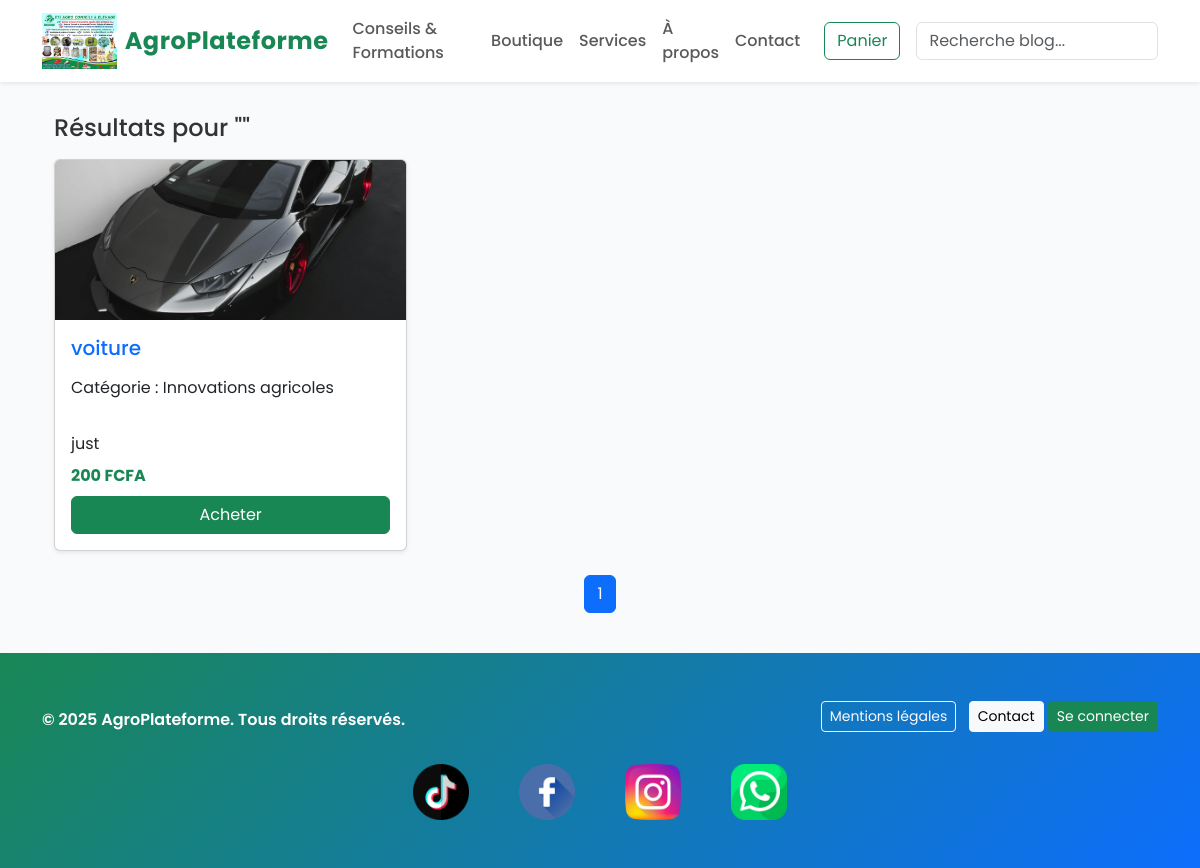
Before: /blog/search/ with the older database file.
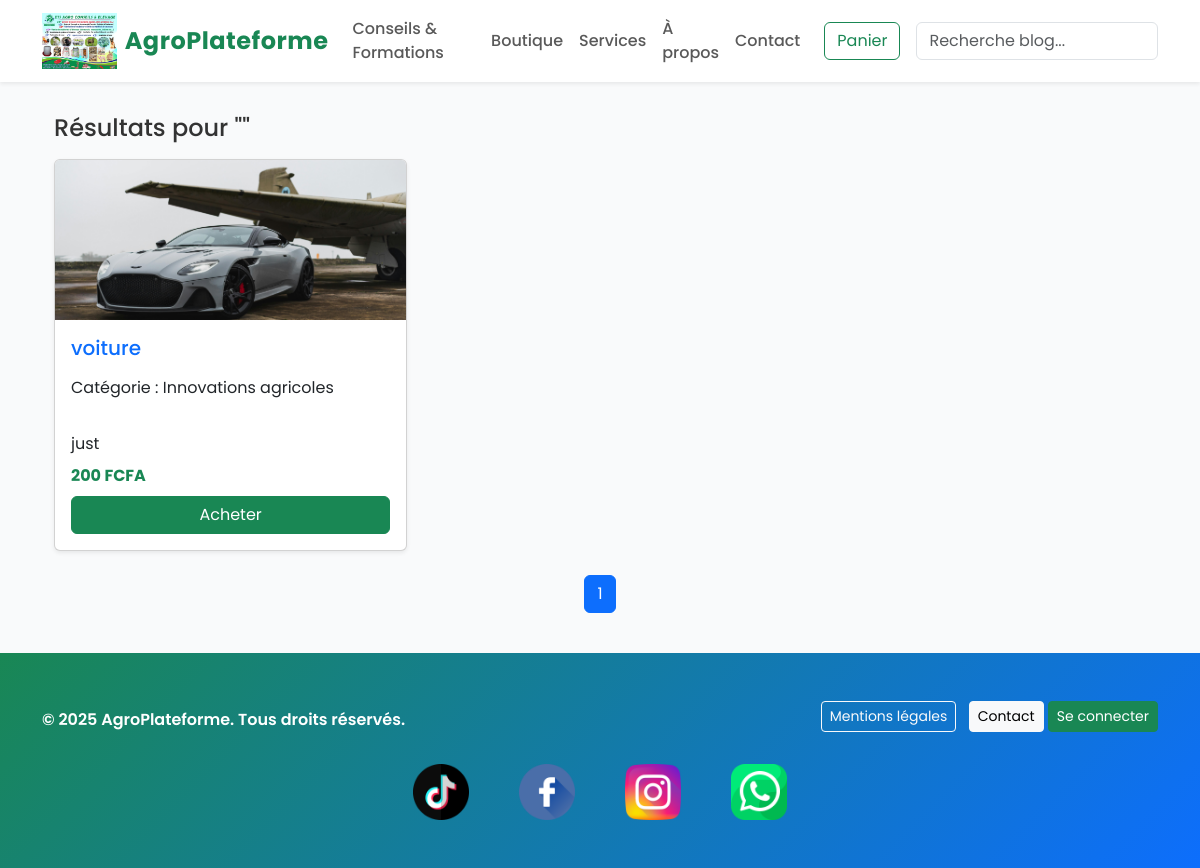
After: the same page with the newer database file.
### blog/models.py (models this page shows, shortened)
class Post(models.Model):
    title = models.CharField(max_length=200)
    slug = models.SlugField(max_length=220, unique=True, blank=True)
    author = models.ForeignKey(get_user_model(), on_delete=models.SET_NULL, null=True, blank=True)
    category = models.ForeignKey(Category, on_delete=models.SET_NULL, null=True, blank=True)
    excerpt = models.CharField(max_length=240, blank=True)
    content = models.TextField()
    published = models.BooleanField(default=True)
    price = models.PositiveIntegerField(null=True, blank=True, help_text="Mettre un prix si c'est une formation payante (en FCFA)")
    created_at = models.DateTimeField(auto_now_add=True)
    updated_at = models.DateTimeField(auto_now=True)
    image = models.ImageField(upload_to='posts/', null=True, blank=True)
    video = models.FileField(upload_to='videos/', null=True, blank=True)
    video_url = models.URLField(blank=True, null=True)
    class Meta:
        ordering = ['-created_at']
    def get_absolute_url(self):
        return reverse('blog:post_detail', args=[self.slug])

class Category(models.Model):
    name = models.CharField(max_length=120, unique=True)
    slug = models.SlugField(max_length=140, unique=True)
    class Meta:
        verbose_name_plural = 'Categories'
        ordering = ['name']

### blog/views.py (the view)
# urls.py: path('search/', views.search, name='search'),
def search(request):
    form = SearchForm(request.GET or None)
    posts = Post.objects.filter(published=True)
    query = ''
    if form.is_valid():
        query = form.cleaned_data.get('q') or ''
        if query:
            posts = posts.filter(Q(title__icontains=query) | Q(content__icontains=query))
    paginator = Paginator(posts, 9)
    page_obj = paginator.get_page(request.GET.get('page'))
    return render(request, 'blog/search_results.html', {'form': form, 'page_obj': page_obj, 'query': query})

### blog/forms.py
class SearchForm(forms.Form):
    q = forms.CharField(label='Recherche', required=False, widget=forms.TextInput(attrs={'class': 'form-control', 'placeholder': 'Rechercher...'}))

### blog/templates/blog/search_results.html (shortened to what this page needs)
{% extends 'base.html' %}
{% block content %}
<div class="container my-4">
  <h1 class="h4 mb-3">Résultats pour "{{ query }}"</h1>
  {% if page_obj %}
  <div class="row g-3">
    {% for post in page_obj %}
      <div class="col-12 col-md-6 col-lg-4">
        <div class="card h-100 shadow-sm">
          {% if post.image %}
            <img src="{{ post.image.url }}" class="card-img-top" alt="{{ post.title }}">
          {% endif %}
          <div class="card-body d-flex flex-column">
            <h5 class="card-title">
              <a href="{{ post.get_absolute_url }}" class="text-decoration-none">{{ post.title }}</a>
            </h5>
            <p class="card-text text-muted mb-2">
              {% if post.category %}
    <p>Catégorie : {{ post.category.name }}</p>
{% else %}
    <p>Pas de catégorie</p>
{% endif %}
            </p>
            <p class="card-text mb-2">{{ post.excerpt|default:post.content|truncatechars:120 }}</p>
            {% if post.price %}
              <p class="fw-bold text-success mb-2">{{ post.price }} FCFA</p>
              <a href="{% url 'services:service_checkout' post.id %}" class="btn btn-success mt-auto">Acheter</a>
            {% else %}
              <span class="badge bg-secondary mt-auto">Gratuit</span>
            {% endif %}
          </div>
        </div>
      </div>
    {% endfor %}
  </div>
  <nav aria-label="Pagination" class="mt-4">
    <ul class="pagination justify-content-center">
      {% for num in page_obj.paginator.page_range %}
        <li class="page-item {% if num == page_obj.number %}active{% endif %}"><a class="page-link" href="?page={{ num }}">{{ num }}</a></li>
      {% endfor %}
    </ul>
  </nav>
  {% else %}
    <p class="text-muted">Aucun résultat trouvé pour votre recherche.</p>
  {% endif %}
</div>
{% endblock %}

Changed rows visible on the page:
changed Post "voiture": image: a different picture
